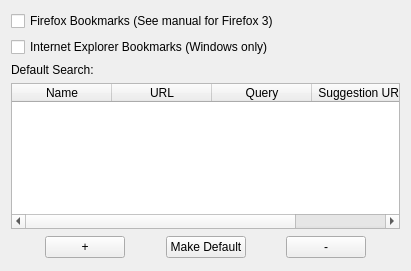
<?xml version="1.0" encoding="UTF-8"?>
<ui version="4.0">
 <class>Dlg</class>
 <widget class="QWidget" name="Dlg">
  <property name="geometry">
   <rect>
    <x>0</x>
    <y>0</y>
    <width>411</width>
    <height>271</height>
   </rect>
  </property>
  <property name="windowTitle">
   <string>Weby - Launch your favorite websites</string>
  </property>
  <layout class="QVBoxLayout">
   <item>
    <widget class="QCheckBox" name="booksFirefox">
     <property name="text">
      <string>Firefox Bookmarks (See manual for Firefox 3)</string>
     </property>
    </widget>
   </item>
   <item>
    <widget class="QCheckBox" name="booksIE">
     <property name="text">
      <string>Internet Explorer Bookmarks (Windows only)</string>
     </property>
    </widget>
   </item>
   <item>
    <layout class="QHBoxLayout">
     <item>
      <widget class="QLabel" name="label_2">
       <property name="maximumSize">
        <size>
         <width>101</width>
         <height>16777215</height>
        </size>
       </property>
       <property name="text">
        <string>Default Search:</string>
       </property>
      </widget>
     </item>
     <item>
      <widget class="QLabel" name="label_default">
       <property name="minimumSize">
        <size>
         <width>201</width>
         <height>0</height>
        </size>
       </property>
       <property name="text">
        <string/>
       </property>
      </widget>
     </item>
    </layout>
   </item>
   <item>
    <widget class="DropTableWidget" name="table">
     <property name="columnCount">
      <number>4</number>
     </property>
     <column>
      <property name="text">
       <string>Name</string>
      </property>
     </column>
     <column>
      <property name="text">
       <string>URL</string>
      </property>
     </column>
     <column>
      <property name="text">
       <string>Query</string>
      </property>
     </column>
     <column>
      <property name="text">
       <string>Suggestion URL</string>
      </property>
     </column>
    </widget>
   </item>
   <item>
    <layout class="QHBoxLayout">
     <item>
      <spacer>
       <property name="orientation">
        <enum>Qt::Horizontal</enum>
       </property>
       <property name="sizeHint" stdset="0">
        <size>
         <width>28</width>
         <height>25</height>
        </size>
       </property>
      </spacer>
     </item>
     <item>
      <widget class="QPushButton" name="tableNew">
       <property name="text">
        <string>+</string>
       </property>
      </widget>
     </item>
     <item>
      <spacer>
       <property name="orientation">
        <enum>Qt::Horizontal</enum>
       </property>
       <property name="sizeHint" stdset="0">
        <size>
         <width>28</width>
         <height>25</height>
        </size>
       </property>
      </spacer>
     </item>
     <item>
      <widget class="QPushButton" name="pushDefault">
       <property name="text">
        <string>Make Default</string>
       </property>
      </widget>
     </item>
     <item>
      <spacer>
       <property name="orientation">
        <enum>Qt::Horizontal</enum>
       </property>
       <property name="sizeHint" stdset="0">
        <size>
         <width>28</width>
         <height>25</height>
        </size>
       </property>
      </spacer>
     </item>
     <item>
      <widget class="QPushButton" name="tableRemove">
       <property name="text">
        <string>-</string>
       </property>
      </widget>
     </item>
     <item>
      <spacer>
       <property name="orientation">
        <enum>Qt::Horizontal</enum>
       </property>
       <property name="sizeHint" stdset="0">
        <size>
         <width>28</width>
         <height>25</height>
        </size>
       </property>
      </spacer>
     </item>
    </layout>
   </item>
  </layout>
 </widget>
 <customwidgets>
  <customwidget>
   <class>DropTableWidget</class>
   <extends>QTableWidget</extends>
   <header>DropTableWidget.h</header>
  </customwidget>
 </customwidgets>
 <resources/>
 <connections/>
</ui>
